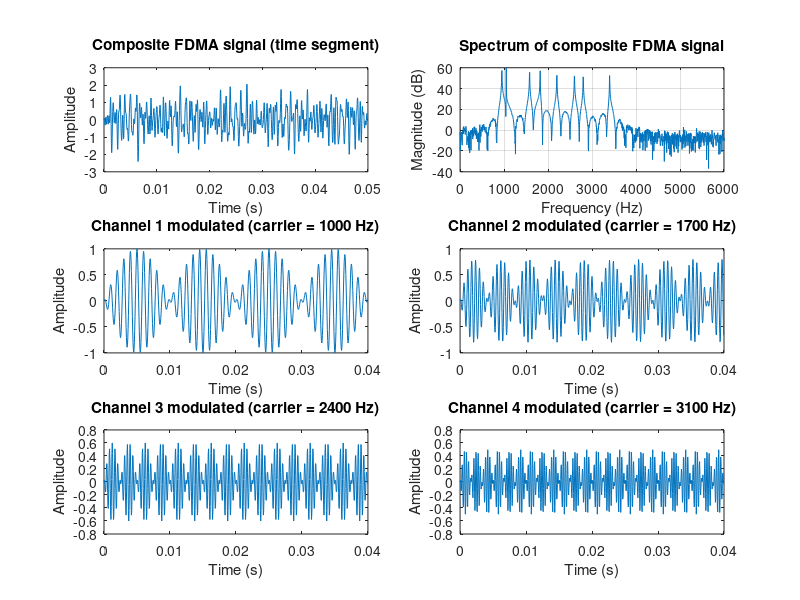

Reproduce this figure in MATLAB.
Fs = 20000; % sampling frequency (Hz)
T = 0.2; % signal duration (s)
t = 0:1/Fs:T-1/Fs; % time vector
numChannels = 4; % number of FDMA channels/stations
baseband_freqs = [50, 120, 200, 300]; % baseband tone frequencies (Hz)
amp = [1.0, 0.8, 0.6, 0.5]; 
guard_band = 400; % guard band between channels (Hz)
channel_bw = 300; % approximate bandwidth allocated to each channel (Hz)
start_fc = 1000; % starting carrier freq (Hz)

% Calculate carrier frequencies
fc = zeros(1,numChannels);
for k = 1:numChannels
    fc(k) = start_fc + (k-1)*(channel_bw + guard_band);
end

% Create baseband messages and modulate onto carriers (DSB-SC)
baseband = zeros(numChannels, length(t));
modulated = zeros(numChannels, length(t));
for k = 1:numChannels
    baseband(k,:) = amp(k)*sin(2*pi*baseband_freqs(k)*t); % simple sine as message
    modulated(k,:) = baseband(k,:).*cos(2*pi*fc(k)*t); % DSB-SC modulation
end

% Multiplex: sum all modulated signals to form composite FDMA signal
composite = sum(modulated,1);

% Add small noise (optional) to simulate channel noise
SNRdB = 40; % high SNR
composite_noisy = awgn(composite, SNRdB, 'measured');

nfft = 2^nextpow2(length(t));
f = Fs*(0:(nfft/2))/nfft;
COM_fft = fft(composite_noisy, nfft);
COM_Pxx = abs(COM_fft(1:nfft/2+1));

figure('Name','FDMA Demonstration','NumberTitle','off','Position',[100 100 1100 700]);
subplot(3,2,1)
plot(t(1:1000), composite_noisy(1:1000));
xlabel('Time (s)'); ylabel('Amplitude'); title('Composite FDMA signal (time segment)');

subplot(3,2,2)
plot(f, 20*log10(COM_Pxx+eps)); % amplitude in dB
xlim([0 6000]);
xlabel('Frequency (Hz)'); ylabel('Magnitude (dB)');
title('Spectrum of composite FDMA signal'); grid on;

% Show each modulated channel time and spectrum
for k = 1:numChannels
    subplot(3,2,2+k)
    plot(t(1:800), modulated(k,1:800));
    xlabel('Time (s)'); ylabel('Amplitude');
    title(sprintf('Channel %d modulated (carrier = %d Hz)', k, fc(k)));
    end
    
